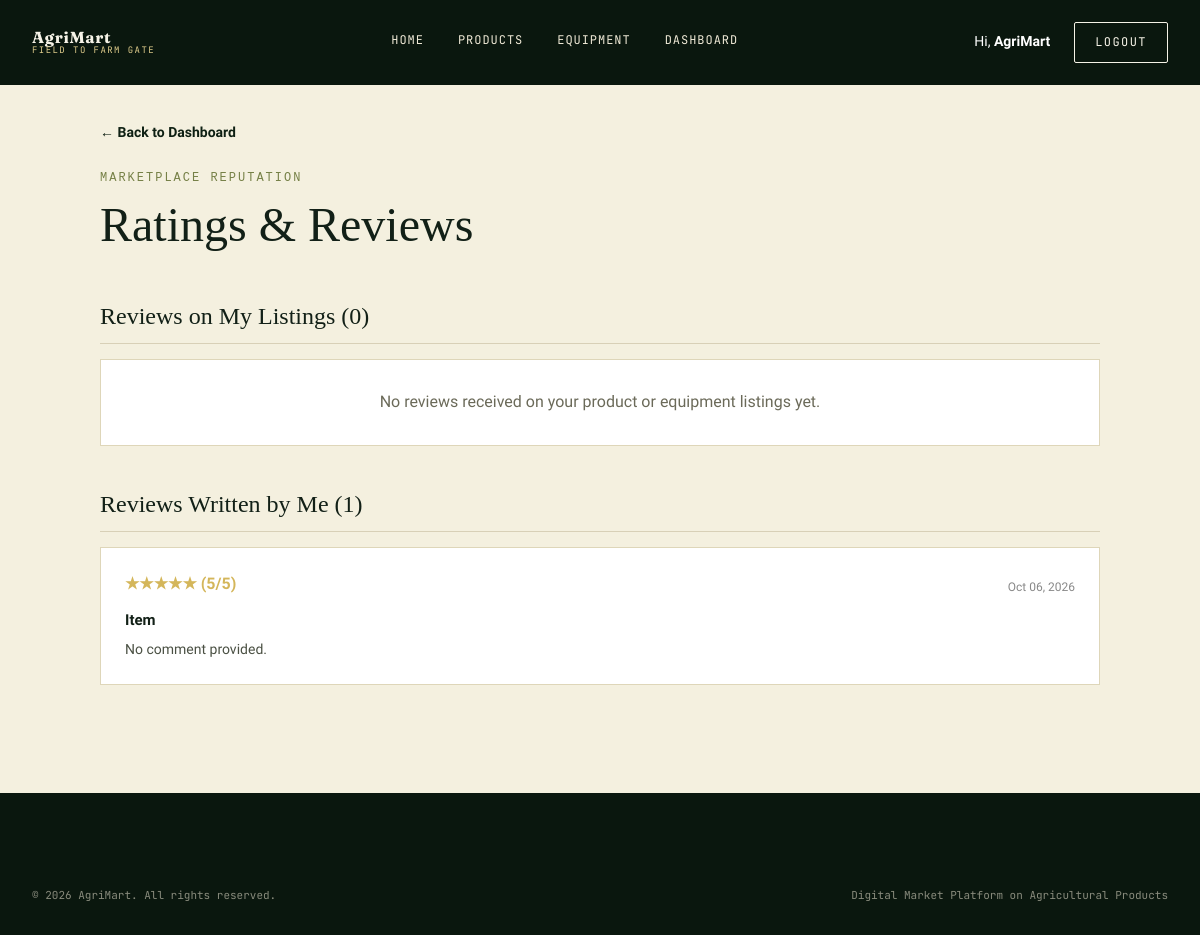
The app's page /reviews.php (signed in) with its own data.
### tables this page shows
CREATE TABLE `reviews` (
  `review_id` int(10) unsigned NOT NULL AUTO_INCREMENT,
  `reviewer_id` int(10) unsigned NOT NULL,
  `product_id` int(10) unsigned DEFAULT NULL,
  `equipment_id` int(10) unsigned DEFAULT NULL,
  `order_id` int(10) unsigned DEFAULT NULL,
  `booking_id` int(10) unsigned DEFAULT NULL,
  `rating` tinyint(3) unsigned NOT NULL,
  `review_text` text DEFAULT NULL,
  `created_at` timestamp NOT NULL DEFAULT current_timestamp(),
  PRIMARY KEY (`review_id`),
  KEY `fk_review_product` (`product_id`),
  KEY `fk_review_equipment` (`equipment_id`),
  KEY `fk_review_order` (`order_id`),
  KEY `fk_review_booking` (`booking_id`),
  KEY `idx_review_user` (`reviewer_id`),
  CONSTRAINT `fk_review_booking` FOREIGN KEY (`booking_id`) REFERENCES `bookings` (`booking_id`) ON DELETE SET NULL ON UPDATE CASCADE,
  CONSTRAINT `fk_review_equipment` FOREIGN KEY (`equipment_id`) REFERENCES `equipment` (`equipment_id`) ON DELETE SET NULL ON UPDATE CASCADE,
  CONSTRAINT `fk_review_order` FOREIGN KEY (`order_id`) REFERENCES `orders` (`order_id`) ON DELETE SET NULL ON UPDATE CASCADE,
  CONSTRAINT `fk_review_product` FOREIGN KEY (`product_id`) REFERENCES `products` (`product_id`) ON DELETE SET NULL ON UPDATE CASCADE,
  CONSTRAINT `fk_review_user` FOREIGN KEY (`reviewer_id`) REFERENCES `users` (`user_id`) ON DELETE CASCADE ON UPDATE CASCADE
);

### reviews.php (the view, shortened to what this page needs)
<?php
require_once 'config.php';
$userId = (int) $_SESSION['user_id'];
$fullName = $_SESSION['full_name'] ?? 'User';
$parts = explode(' ', trim($fullName));
$firstName = $parts[0] ?? 'User';
$myReviewsSql = "
    SELECT r.*, p.product_name, e.equipment_name
    FROM reviews r
    LEFT JOIN products p ON r.product_id = p.product_id
    LEFT JOIN equipment e ON r.equipment_id = e.equipment_id
    WHERE r.reviewer_id = ?
    ORDER BY r.review_id DESC
";
$mStmt = $conn->prepare($myReviewsSql);
$mStmt->bind_param('i', $userId);
$mStmt->execute();
$myReviews = $mStmt->get_result()->fetch_all(MYSQLI_ASSOC);
$recvSql = "
    SELECT r.*, p.product_name, e.equipment_name, u.full_name AS reviewer_name
    FROM reviews r
    LEFT JOIN products p ON r.product_id = p.product_id
    LEFT JOIN equipment e ON r.equipment_id = e.equipment_id
    LEFT JOIN users u ON r.reviewer_id = u.user_id
    WHERE p.user_id = ? OR e.user_id = ?
    ORDER BY r.review_id DESC
";
$rStmt = $conn->prepare($recvSql);
$rStmt->bind_param('ii', $userId, $userId);
$rStmt->execute();
$receivedReviews = $rStmt->get_result()->fetch_all(MYSQLI_ASSOC);
?>
<!DOCTYPE html>
<html lang="en">
<head>
    <link rel="stylesheet" href="css/style.css">
</head>
<body>
<header class="site-header">
<div class="wrap">
    <a href="index.php" class="logo">
        <span class="logo-text"><b>AgriMart</b><span>Field to Farm Gate</span></span>
    </a>
    <nav class="main-nav">
        <a href="index.php">Home</a>
        <a href="products.php">Products</a>
        <a href="equipment.php">Equipment</a>
        <a href="dashboard.php">Dashboard</a>
    </nav>
    <div class="header-actions">
        <span style="color:#fff; font-size:14px; margin-right:10px;">Hi, <strong><?= htmlspecialchars($firstName) ?></strong></span>
        <a href="logout.php" class="btn btn-light">Logout</a>
    </div>
</div>
</header>
<main class="page-wrap">
    <a href="dashboard.php" style="display:inline-block; margin-bottom:20px; color:var(--forest-900); font-weight:600; text-decoration:none; font-size:14px;">← Back to Dashboard</a>
    <div class="page-header">
        <span class="eyebrow" style="color:#768047; font-family:monospace; text-transform:uppercase; letter-spacing:2px; font-size:12px;">Marketplace Reputation</span>
        <h1>Ratings & Reviews</h1>
    </div>
    <h2 style="font-family:Georgia,serif; font-size:24px; color:#122017; margin:0 0 15px; border-bottom:1px solid #d8d0b7; padding-bottom:8px;">
        Reviews on My Listings (<?= count($receivedReviews) ?>)
    </h2>
    <?php if (empty($receivedReviews)): ?>
        <div style="background:#fff; border:1px solid #ded6b9; padding:30px; margin-bottom:40px; text-align:center; color:#6b6a59;">
            No reviews received on your product or equipment listings yet.
        </div>
    <?php endif; ?>
    <h2 style="font-family:Georgia,serif; font-size:24px; color:#122017; margin:40px 0 15px; border-bottom:1px solid #d8d0b7; padding-bottom:8px;">
        Reviews Written by Me (<?= count($myReviews) ?>)
    </h2>
    <?php if (empty($myReviews)): ?>
        <div style="background:#fff; border:1px solid #ded6b9; padding:30px; text-align:center; color:#6b6a59;">
            You haven't written any product or equipment reviews yet.
        </div>
    <?php else: ?>
        <?php foreach ($myReviews as $rev): ?>
            <div class="review-card">
                <div style="display:flex; justify-content:space-between; align-items:center; margin-bottom:6px;">
                    <div class="star-box"><?= str_repeat('★', (int)$rev['rating']) ?> (<?= (int)$rev['rating'] ?>/5)</div>
                    <span style="font-size:12px; color:#888;"><?= date('M d, Y', strtotime($rev['created_at'])) ?></span>
                </div>
                <div style="font-weight:600; color:#122017; font-size:15px; margin-bottom:6px;">
                    <?= htmlspecialchars($rev['product_name'] ?: ($rev['equipment_name'] ?: 'Item')) ?>
                </div>
                <p style="color:#4a5043; margin:0; line-height:1.6; font-size:14px;">
                    <?= nl2br(htmlspecialchars($rev['review_text'] ?: 'No comment provided.')) ?>
                </p>
            </div>
        <?php endforeach; ?>
    <?php endif; ?>
</main>
<footer class="site-footer">
<div class="wrap">
    <div class="footer-bottom">
        <span>© 2026 AgriMart. All rights reserved.</span>
        <span>Digital Market Platform on Agricultural Products</span>
    </div>
</div>
</footer>
</body>
</html>

### css/style.css (style rules this page uses)
:root { --forest-950:#0a170e; --forest-900:#0e2013; --forest-800:#17301c; --forest-600:#2f5233; --moss-500:#5c8a4a; --moss-400:#7fa968; --wheat-400:#cdb25e; --wheat-300:#e0cd8c; --cream-50:#f6f3e7; --cream-100:#efe9d6; --ink-900:#12140f; --font-display:'Fraunces', serif; --font-body:'Work Sans', sans-serif; --font-mono:'JetBrains Mono', monospace; --container: 1200px; --radius: 4px; }
*,*::before,*::after { box-sizing:border-box; }
html { scroll-behavior:smooth; }
body { margin:0; background:var(--cream-50); color:var(--ink-900); font-family:var(--font-body); line-height:1.55; -webkit-font-smoothing:antialiased; }
a { color:inherit; text-decoration:none; }
h1,h2,h3,h4 { font-family:var(--font-display); margin:0; font-weight:500; }
p { margin:0; }
.wrap { max-width:var(--container); margin:0 auto; padding:0 32px; }
.eyebrow { font-family:var(--font-mono); font-size:12px; letter-spacing:.14em; text-transform:uppercase; color:var(--wheat-400); }
.btn { display:inline-flex; align-items:center; gap:10px; padding:14px 28px; font-family:var(--font-mono); font-size:12px; letter-spacing:.12em; text-transform:uppercase; border-radius:2px; border:1px solid currentColor; background:transparent; transition:background .25s ease, color .25s ease, transform .15s ease; }
.btn-light { color:var(--cream-50); }
.site-header { position:fixed; top:0; left:0; right:0; z-index:100; padding:22px 0; transition:background .3s ease, padding .3s ease, box-shadow .3s ease; }
.site-header .wrap { display:flex; align-items:center; justify-content:space-between; gap:24px; }
.logo { display:flex; align-items:center; gap:10px; color:var(--cream-50); }
.logo-text { display:flex; flex-direction:column; line-height:1.1; }
.logo-text b { font-family:var(--font-display); font-size:16px; letter-spacing:.04em; }
.logo-text span { font-family:var(--font-mono); font-size:9px; letter-spacing:.16em; color:var(--wheat-300); text-transform:uppercase; }
.main-nav { display:flex; align-items:center; gap:34px; }
.main-nav a { color:var(--cream-100); font-family:var(--font-mono); font-size:12px; letter-spacing:.08em; text-transform:uppercase; padding-bottom:4px; border-bottom:1px solid transparent; transition:border-color .2s ease, color .2s ease; }
.header-actions { display:flex; align-items:center; gap:14px; }
.header-actions .btn { padding:10px 20px; }
.site-footer { background:var(--forest-950); color:var(--cream-100); padding:70px 0 30px; }
.footer-bottom { display:flex; justify-content:space-between; padding-top:24px; font-family:var(--font-mono); font-size:11px; opacity:.55; flex-wrap:wrap; gap:10px; }

### reviews.php (style rules this page uses)
body { margin: 0; background: #f4f0df; color: #162018; }
.site-header { background: var(--forest-950) !important; }
.page-wrap { width: min(1000px, 100% - 40px); margin: 0 auto; padding: 120px 0 90px; }
.page-header { margin-bottom: 35px; }
.page-header h1 { font-family: Georgia, serif; font-size: clamp(32px, 4vw, 48px); margin: 0; color: #122017; }
.review-card { background: #fff; border: 1px solid #ded6b9; padding: 24px; margin-bottom: 18px; }
.star-box { color: #d4b65a; font-size: 16px; font-weight: 700; margin-bottom: 6px; }

### records on screen
reviews: rating "★★★★★", rating "5", created_at "Oct 06, 2026", equipment_name "Item", review_text "No comment provided."

### other values on screen
$firstName "AgriMart"
count($receivedReviews) "0"
count($myReviews) "1"
